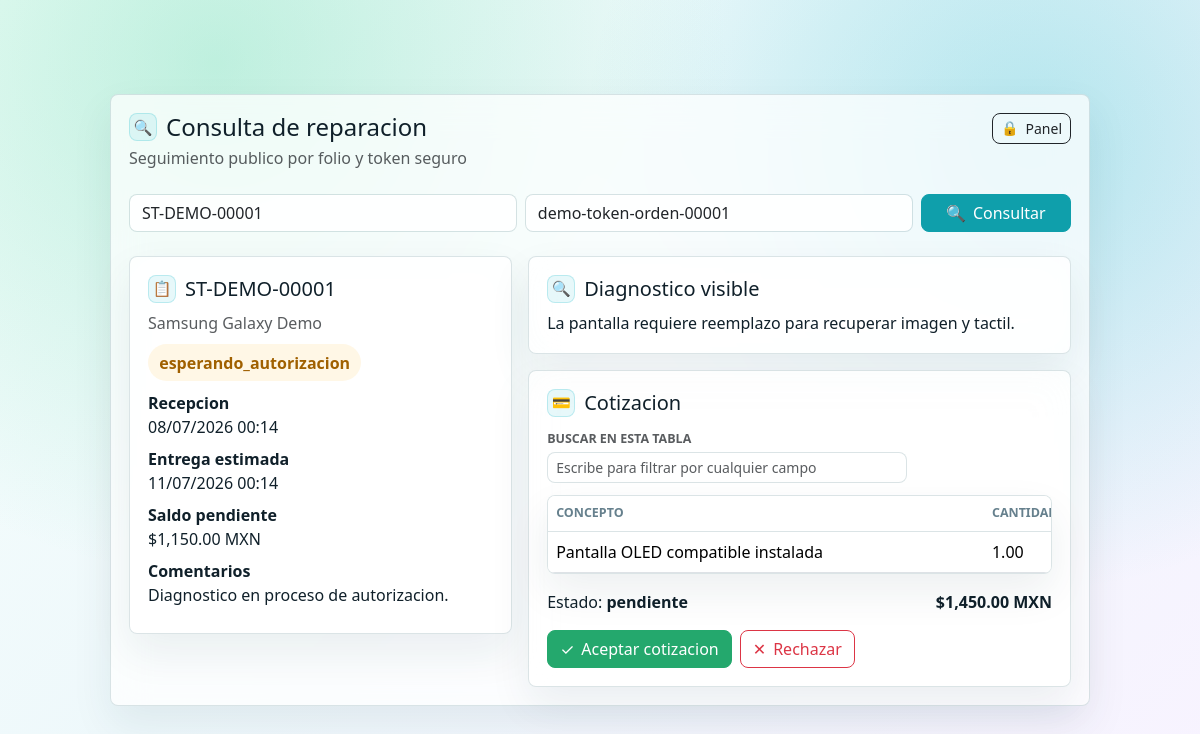
Screenshot of /consulta?folio=ST-DEMO-00001&token=demo-token-orden-00001 (signed in) with the database file from the repository.
### tables this page shows
CREATE TABLE ordenes_servicio (
    id INT UNSIGNED AUTO_INCREMENT PRIMARY KEY,
    folio VARCHAR(60) NOT NULL UNIQUE,
    cliente_id INT UNSIGNED NOT NULL,
    equipo_id INT UNSIGNED NOT NULL,
    tecnico_id INT UNSIGNED NULL,
    recibido_por INT UNSIGNED NOT NULL,
    tipo_servicio VARCHAR(120) NOT NULL,
    falla_reportada TEXT NOT NULL,
    diagnostico_inicial TEXT NULL,
    prioridad ENUM('baja','normal','alta','urgente') NOT NULL DEFAULT 'normal',
    estado ENUM('recibida','en_revision','diagnosticada','esperando_autorizacion','autorizada','rechazada','en_reparacion','esperando_refaccion','reparada','no_reparable','lista_para_entrega','entregada','cancelada','garantia') NOT NULL DEFAULT 'recibida',
    fecha_recepcion DATETIME NOT NULL DEFAULT CURRENT_TIMESTAMP,
    fecha_estimada_entrega DATETIME NULL,
    fecha_real_entrega DATETIME NULL,
    costo_estimado DECIMAL(12,2) NOT NULL DEFAULT 0,
    costo_final DECIMAL(12,2) NOT NULL DEFAULT 0,
    anticipo DECIMAL(12,2) NOT NULL DEFAULT 0,
    saldo_pendiente DECIMAL(12,2) NOT NULL DEFAULT 0,
    garantia_ofrecida VARCHAR(160) NULL,
    observaciones_internas TEXT NULL,
    observaciones_cliente TEXT NULL,
    codigo_entrega VARCHAR(80) NULL UNIQUE,
    ubicacion_actual VARCHAR(120) NOT NULL DEFAULT 'Recepcion',
    token_publico VARCHAR(120) NOT NULL,
    firma_recepcion TEXT NULL,
    firma_entrega TEXT NULL,
    created_at DATETIME NOT NULL DEFAULT CURRENT_TIMESTAMP,
    updated_at DATETIME NULL ON UPDATE CURRENT_TIMESTAMP,
    deleted_at DATETIME NULL,
    CONSTRAINT fk_orden_cliente FOREIGN KEY (cliente_id) REFERENCES clientes(id),
    CONSTRAINT fk_orden_equipo FOREIGN KEY (equipo_id) REFERENCES equipos(id),
    CONSTRAINT fk_orden_tecnico FOREIGN KEY (tecnico_id) REFERENCES users(id) ON DELETE SET NULL,
    CONSTRAINT fk_orden_recibido FOREIGN KEY (recibido_por) REFERENCES users(id),
    INDEX idx_orden_folio (folio),
    INDEX idx_orden_cliente (cliente_id),
    INDEX idx_orden_equipo (equipo_id),
    INDEX idx_orden_estado (estado),
    INDEX idx_orden_codigo_entrega (codigo_entrega),
    INDEX idx_orden_tecnico (tecnico_id),
    INDEX idx_orden_fecha (fecha_recepcion)
);

CREATE TABLE equipos (
    id INT UNSIGNED AUTO_INCREMENT PRIMARY KEY,
    cliente_id INT UNSIGNED NOT NULL,
    tipo ENUM('celular','laptop','pc','consola','impresora','electrodomestico','herramienta','moto','otro') NOT NULL DEFAULT 'otro',
    marca VARCHAR(120) NULL,
    modelo VARCHAR(120) NULL,
    numero_serie VARCHAR(120) NULL,
    imei VARCHAR(80) NULL,
    color VARCHAR(80) NULL,
    password_equipo VARCHAR(120) NULL,
    accesorios_recibidos TEXT NULL,
    estado_fisico TEXT NULL,
    observaciones TEXT NULL,
    created_at DATETIME NOT NULL DEFAULT CURRENT_TIMESTAMP,
    updated_at DATETIME NULL ON UPDATE CURRENT_TIMESTAMP,
    deleted_at DATETIME NULL,
    CONSTRAINT fk_equipos_cliente FOREIGN KEY (cliente_id) REFERENCES clientes(id),
    INDEX idx_equipos_cliente (cliente_id),
    INDEX idx_equipos_serie (numero_serie),
    INDEX idx_equipos_imei (imei)
);

CREATE TABLE diagnosticos (
    id INT UNSIGNED AUTO_INCREMENT PRIMARY KEY,
    orden_id INT UNSIGNED NOT NULL,
    tecnico_id INT UNSIGNED NOT NULL,
    diagnostico_tecnico TEXT NOT NULL,
    diagnostico_cliente TEXT NULL,
    causa_probable TEXT NULL,
    pruebas_realizadas TEXT NULL,
    piezas_necesarias TEXT NULL,
    tiempo_estimado VARCHAR(120) NULL,
    costo_mano_obra DECIMAL(12,2) NOT NULL DEFAULT 0,
    costo_refacciones DECIMAL(12,2) NOT NULL DEFAULT 0,
    costo_total_sugerido DECIMAL(12,2) NOT NULL DEFAULT 0,
    bloqueado TINYINT(1) NOT NULL DEFAULT 0,
    created_at DATETIME NOT NULL DEFAULT CURRENT_TIMESTAMP,
    updated_at DATETIME NULL ON UPDATE CURRENT_TIMESTAMP,
    CONSTRAINT fk_diag_orden FOREIGN KEY (orden_id) REFERENCES ordenes_servicio(id) ON DELETE CASCADE,
    CONSTRAINT fk_diag_tecnico FOREIGN KEY (tecnico_id) REFERENCES users(id),
    INDEX idx_diag_orden (orden_id)
);

CREATE TABLE cotizacion_items (
    id INT UNSIGNED AUTO_INCREMENT PRIMARY KEY,
    cotizacion_id INT UNSIGNED NOT NULL,
    tipo ENUM('mano_obra','refaccion','servicio','otro') NOT NULL DEFAULT 'servicio',
    descripcion VARCHAR(255) NOT NULL,
    cantidad DECIMAL(10,2) NOT NULL DEFAULT 1,
    precio_unitario DECIMAL(12,2) NOT NULL DEFAULT 0,
    subtotal DECIMAL(12,2) NOT NULL DEFAULT 0,
    created_at DATETIME NOT NULL DEFAULT CURRENT_TIMESTAMP,
    CONSTRAINT fk_cot_item FOREIGN KEY (cotizacion_id) REFERENCES cotizaciones(id) ON DELETE CASCADE
);

CREATE TABLE cotizaciones (
    id INT UNSIGNED AUTO_INCREMENT PRIMARY KEY,
    orden_id INT UNSIGNED NOT NULL,
    version INT UNSIGNED NOT NULL DEFAULT 1,
    subtotal DECIMAL(12,2) NOT NULL DEFAULT 0,
    descuento DECIMAL(12,2) NOT NULL DEFAULT 0,
    iva DECIMAL(12,2) NOT NULL DEFAULT 0,
    total DECIMAL(12,2) NOT NULL DEFAULT 0,
    vigencia DATE NULL,
    terminos TEXT NULL,
    estado ENUM('pendiente','aceptada','rechazada','vencida') NOT NULL DEFAULT 'pendiente',
    motivo_rechazo TEXT NULL,
    aceptada_at DATETIME NULL,
    rechazada_at DATETIME NULL,
    created_by INT UNSIGNED NOT NULL,
    created_at DATETIME NOT NULL DEFAULT CURRENT_TIMESTAMP,
    updated_at DATETIME NULL ON UPDATE CURRENT_TIMESTAMP,
    CONSTRAINT fk_cot_orden FOREIGN KEY (orden_id) REFERENCES ordenes_servicio(id) ON DELETE CASCADE,
    CONSTRAINT fk_cot_user FOREIGN KEY (created_by) REFERENCES users(id),
    INDEX idx_cot_orden (orden_id),
    INDEX idx_cot_estado (estado)
);

### resources/views/public/consulta.php (the view, shortened to what the rows shown need)
<div class="d-flex justify-content-between align-items-start mb-4">
    <div>
        <h1 class="h4 mb-1" data-icon="&#128269;">Consulta de reparacion</h1>
        <p class="text-muted mb-0">Seguimiento publico por folio y token seguro</p>
    </div>
    <a class="btn btn-outline-dark btn-sm" data-icon="&#128274;" href="<?= e(url('/login')) ?>">Panel</a>
</div>
<form class="row g-2 mb-4" method="get" action="<?= e(url('/consulta')) ?>">
    <div class="col-md-5"><input class="form-control" name="folio" value="<?= e($folio) ?>" placeholder="Folio"></div>
    <div class="col-md-5"><input class="form-control" name="token" value="<?= e($token) ?>" placeholder="Token"></div>
    <div class="col-md-2 d-grid"><button class="btn btn-primary" data-icon="&#128269;">Consultar</button></div>
</form>
<?php if ($orden): ?>
    <?php $equipo = trim(($orden['equipo_marca'] ?? '') . ' ' . ($orden['equipo_modelo'] ?? '')) ?: $orden['equipo_tipo']; ?>
    <div class="row g-3">
        <div class="col-lg-5">
            <div class="glass-card">
                <h2 class="h5" data-icon="&#128203;"><?= e($orden['folio']) ?></h2>
                <p class="text-muted"><?= e($equipo) ?></p>
                <p><span class="badge-state status-<?= e($orden['estado']) ?>"><?= e($orden['estado']) ?></span></p>
                <dl class="mb-0">
                    <dt>Recepcion</dt><dd><?= e(fechaHumana($orden['fecha_recepcion'])) ?></dd>
                    <dt>Entrega estimada</dt><dd><?= e(fechaHumana($orden['fecha_estimada_entrega'])) ?></dd>
                    <dt>Saldo pendiente</dt><dd><?= e(formatearMoneda((float) $orden['saldo_pendiente'])) ?></dd>
                    <dt>Comentarios</dt><dd><?= nl2br(e($orden['observaciones_cliente'] ?: '-')) ?></dd>
                </dl>
            </div>
        </div>
        <div class="col-lg-7">
            <div class="glass-card mb-3">
                <h2 class="h5" data-icon="&#128269;">Diagnostico visible</h2>
                <p class="mb-0"><?= nl2br(e($diagnostico['diagnostico_cliente'] ?? 'Aun no hay diagnostico visible para cliente.')) ?></p>
            </div>
            <div class="glass-card">
                <h2 class="h5" data-icon="&#128179;">Cotizacion</h2>
                <?php if ($cotizacion): ?>
                    <div class="table-wrap mb-3">
                        <table class="table">
                            <thead><tr><th>Concepto</th><th>Cantidad</th><th>Subtotal</th></tr></thead>
                            <tbody>
                            <?php foreach ($cotizacion['items'] as $item): ?>
                                <tr><td><?= e($item['descripcion']) ?></td><td><?= e($item['cantidad']) ?></td><td><?= e(formatearMoneda((float) $item['subtotal'])) ?></td></tr>
                            <?php endforeach; ?>
                            </tbody>
                        </table>
                    </div>
                    <div class="d-flex justify-content-between align-items-center">
                        <span>Estado: <strong><?= e($cotizacion['estado']) ?></strong></span>
                        <strong><?= e(formatearMoneda((float) $cotizacion['total'])) ?></strong>
                    </div>
                    <?php if ($cotizacion['estado'] === 'pendiente'): ?>
                        <div class="d-flex gap-2 mt-3">
                            <form method="post" action="<?= e(url('/consulta/' . urlencode($orden['folio']) . '/' . urlencode($orden['token_publico']) . '/cotizacion/' . $cotizacion['id'])) ?>">
                                <?= csrf_field() ?><input type="hidden" name="estado" value="aceptada"><button class="btn btn-success" data-icon="&#10003;">Aceptar cotizacion</button>
                            </form>
                            <form method="post" action="<?= e(url('/consulta/' . urlencode($orden['folio']) . '/' . urlencode($orden['token_publico']) . '/cotizacion/' . $cotizacion['id'])) ?>">
                                <button class="btn btn-outline-danger" data-icon="&#10005;">Rechazar</button>
                            </form>
                        </div>
                    <?php endif; ?>
                <?php else: ?>
                    <p class="text-muted mb-0">Aun no hay cotizacion publicada.</p>
                <?php endif; ?>
            </div>
        </div>
    </div>
<?php endif; ?>

### app/Core/Router.php (shortened to what the rows shown need)
<?php
final class Router
{
    private array $routes = [];
    private function add(string $method, string $path, callable|array $handler): void
    {
        $pattern = preg_replace('#\{([a-zA-Z_][a-zA-Z0-9_]*)\}#', '(?P<$1>[^/]+)', $path);
        $this->routes[] = [
            'method' => $method,
            'path' => $path,
            'pattern' => '#^' . $pattern . '$#',
            'handler' => $handler,
        ];
    }
    public function dispatch(Request $request): void
    {
        foreach ($this->routes as $route) {
            if ($route['method'] !== $request->method()) {
                continue;
            }
            if (preg_match($route['pattern'], $request->path(), $matches)) {
                $params = array_filter($matches, 'is_string', ARRAY_FILTER_USE_KEY);
                $handler = $route['handler'];
                if (is_array($handler)) {
                    [$class, $method] = $handler;
                    $controller = new $class();
                    $controller->{$method}($request, ...array_values($params));
                    return;
                }
                return;
            }
        }
    }
}

### rows the page displays
ordenes_servicio: folio "ST-DEMO-00001", token "demo-token-orden-00001", equipo.modelo "Samsung Galaxy Demo", estado "esperando_autorizacion", fecha_recepcion "08/07/2026 00:14", fecha_estimada_entrega "11/07/2026 00:14", saldo_pendiente "$1,150.00 MXN", observaciones_cliente "Diagnostico en proceso de autorizacion."
diagnosticos: diagnostico_cliente "La pantalla requiere reemplazo para recuperar imagen y tactil."
cotizacion_items: descripcion "Pantalla OLED compatible instalada", cantidad "1.00"
cotizaciones: estado "pendiente", total "$1,450.00 MXN"
